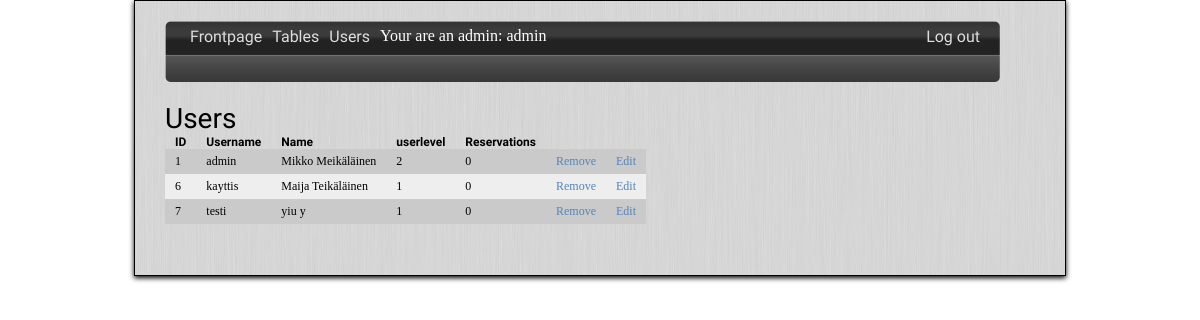
Page /admin/users.php (signed in) on the committed database.
### tables this page shows
CREATE TABLE `user_auth` (
  `id` int(10) NOT NULL AUTO_INCREMENT,
  `username` varchar(20) NOT NULL,
  `password` varchar(32) NOT NULL,
  `userlevel` int(3) NOT NULL DEFAULT 1,
  `firstname` varchar(30) NOT NULL,
  `lastname` varchar(30) NOT NULL,
  `email` varchar(30) NOT NULL,
  PRIMARY KEY (`id`)
);

### admin/users.php (the view, shortened to what this page needs)
<?php include_once("./mysql.php");?>
<!DOCTYPE html>
<html>
<head>
</head>
<body>
	<div id="container">
		<div id="header">
			<nav>
			<?php include_once("./templates/menu.php"); ?>
			</nav>
		</div>
		<div id="content">
		<h1>Users</h1>
		<?php
		$select = "SELECT id, username, password, firstname, lastname, email, userlevel FROM user_auth";
		$result = mysqli_query($conn, $select);
		echo("<table cellspacing=\"0\" class=\"list\">");
		echo("
			<th>ID</th>
			<th>Username</th>
			<th>Name</th>
			<th>userlevel</th>
			<th>Reservations</th>
		");
		$counter = 0;
		while($row = mysqli_fetch_assoc($result)) {
			$id = $row['id'];
			$username = $row['username'];
			$firstname = $row['firstname'];
			$lastname = $row['lastname'];
			$userlevel = $row['userlevel'];
			if ($counter % 2) {
				$countrow = "odd";
			} else {
				$countrow = "even";
			}
			$counter++;
?>
		<tr class="<?php echo($countrow);?> courserow">
			<td>
			<?php echo($id); ?>
			</td>
			<td>
				<?php echo($username); ?>
			</td>
			<td>
				<?php echo($firstname." ".$lastname); ?>
			</td>
			<td>
				<?php echo($userlevel); ?>
			</td>
			<td>
				<?php
					$result2 = mysqli_query($conn, "SELECT * FROM reservations WHERE userid = '$id'");
					$rows = mysqli_num_rows($result2);
					echo($rows);
				?>
			</td>
			<td>
				<a id="<?php echo($id);?>" class="remove_link" href="#">Remove</a>
			</td>
			<td>
				<a id="<?php echo($id);?>" class="edit_link" href="#">Edit</a>
			</td>
		</tr>
<?php
		}
		echo("</table>");
?>
		</div>
		<div style="clear:both;height:1px;overflow:hidden;font-size:0.1em;">&nbsp;</div>
	</div>
</body>
</html>

### admin/templates/menu.php (shortened to what this page needs)
<?php
	$page = $_GET['page'];
?>
<div id="menu">
	<ul class="mainmenu">
		<li class="<? if ($page == 'frontpage'){ echo('cp_frontpage');}else{echo('p_frontpage');}?>"><a href="../index.php?page=frontpage">Frontpage</a></li>
		<li class="<? if ($page == 'tables'){ echo('cp_frontpage');}else{echo('p_frontpage');}?>"><a href="./tables.php?page=tables">Tables</a></li>
		<li class="<? if ($page == 'users'){ echo('cp_frontpage');}else{echo('p_frontpage');}?>"><a href="./users.php?page=users">Users</a></li>
		<?php if(isset($_SESSION['userid'])){
			echo("<li class=\"whitetext\"> Your are an admin: " . $_SESSION['username'] . "</li>");
			echo("<li class=\"registerlink\"><a href=\"./logout.php\">Log out</a></li>");
		}else{
			echo("<li class=\"registerlink\"><a href=\"./index.php\">Login</a></li>");
		}
		?>
	</ul>
</div>

### css/style.css (style rules this page uses)
html, body, div, span, object, iframe, h1, h2, h3, h4, h5, h6, p, blockquote, pre, a, abbr, address, cite, code, del, dfn, em, img, ins, kbd, q, samp, small, strong, sub, sup, var, b, i, hr, dl, dt, dd, ol, ul, li, fieldset, form, label, legend, table, caption, tbody, tfoot, thead, tr, th, td, article, aside, canvas, details, figure, figcaption, hgroup, menu, footer, header, nav, section, summary, time, mark, audio, video { margin: 0px; padding: 0px; border: 0px; }
h1 { font-family: 'Syncopate', sans-serif; font-weight: normal; font-size: 28px; padding-top: 20px; }
a { font: 12px verdana; text-decoration: none; color: #5284BD; }
.whitetext { font-size: 16px; border: 2px solid; }
.whitetext { color: #ffffff; }
#container { margin: 0 auto; width: 900px; border: 1px solid; background-image:url('../images/bg.jpg'); padding-left: 30px; padding-bottom: 50px; -moz-box-shadow: 0px 0px 4px #000; -webkit-box-shadow: 0px 0px 4px #000; box-shadow: 0px 2px 5px #000; -ms-filter: "progid:DXImageTransform.Microsoft.Shadow(Strength=4, Direction=135, Color='#000000')"; filter: progid:DXImageTransform.Microsoft.Shadow(Strength=4, Direction=135, Color='#000000'); }
#content { float:left; }
#menu { float:left; border: 0px solid; width: 910px; height: 61px; background-image:url('../images/menu_bg.png'); background-repeat: no-repeat; margin-top: 20px; }
#menu ul.mainmenu { float: left; margin: 0px; padding:0px; padding-left: 20px; border: 0px solid; width: 800px; height: 27px; list-style: none; }
#menu ul.mainmenu li { float:left; margin: 0px; padding:0px; height: 27px; border: 0px dotted; padding-left: 5px; padding-right: 5px; padding-top: 6px; }
#menu ul.mainmenu li a { font-family: 'Cantora One', sans-serif; font-size: 16px; text-decoration: none; height: 30px; color: #dddddd; }
li.registerlink { float: right !important; }
table.list tr.even { background-color: #cacaca; }
table.list tr.odd { background-color:#eeeeee; }
table.list th { font-family: 'Cantora One', sans-serif; font-size: 12px; padding-left: 10px; padding-right: 10px; text-align: left; }
table.list td { border: 0px solid; padding-left: 10px; padding-right: 10px; font: 12px verdana; padding-top: 5px; padding-bottom: 5px; }

### rows in the picture
user_auth: id "1", username "admin", firstname "Mikko", lastname "Meikäläinen", userlevel "2", rows "0"
user_auth: id "6", username "kayttis", firstname "Maija", lastname "Teikäläinen", userlevel "1", rows "0"
user_auth: id "7", username "testi", firstname "yiu", lastname "y", userlevel "1", rows "0"

### other values in the picture
$_SESSION['username'] "admin"
